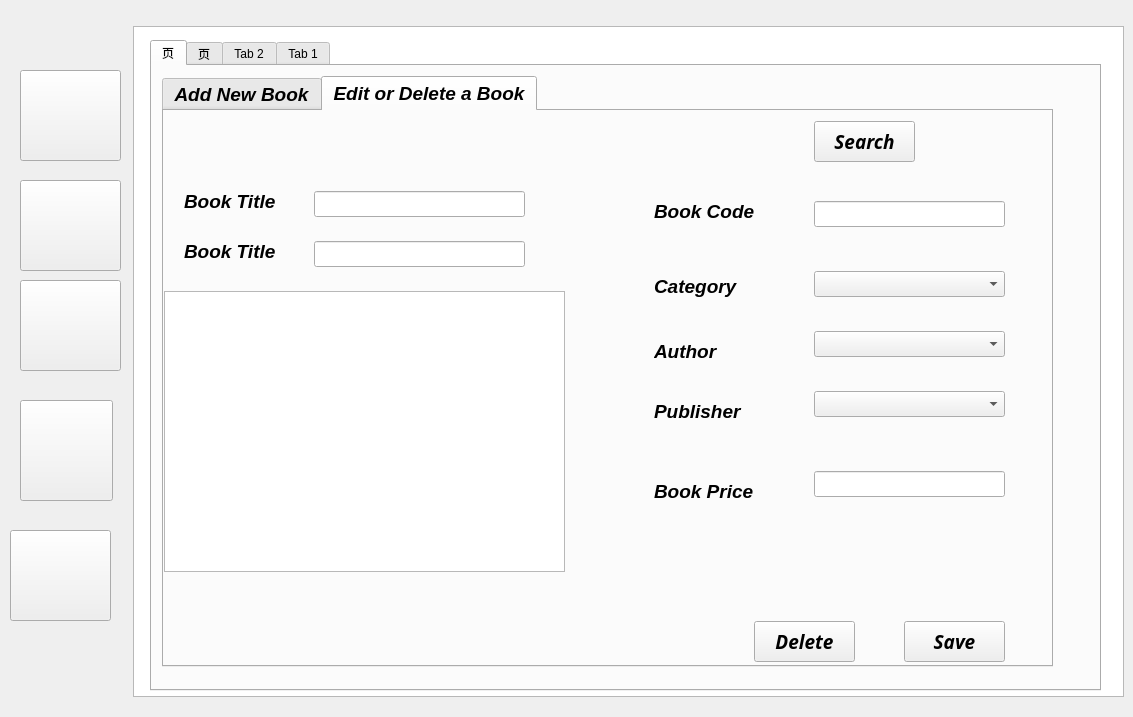
<?xml version="1.0" encoding="UTF-8"?>
<ui version="4.0">
 <class>library</class>
 <widget class="QWidget" name="library">
  <property name="geometry">
   <rect>
    <x>0</x>
    <y>0</y>
    <width>1133</width>
    <height>717</height>
   </rect>
  </property>
  <property name="windowTitle">
   <string>library</string>
  </property>
  <widget class="QPushButton" name="pushButton">
   <property name="geometry">
    <rect>
     <x>20</x>
     <y>70</y>
     <width>101</width>
     <height>91</height>
    </rect>
   </property>
   <property name="text">
    <string/>
   </property>
   <property name="icon">
    <iconset>
     <normaloff>../../../Downloads/tick.jpeg</normaloff>../../../Downloads/tick.jpeg</iconset>
   </property>
   <property name="iconSize">
    <size>
     <width>100</width>
     <height>100</height>
    </size>
   </property>
  </widget>
  <widget class="QPushButton" name="pushButton_2">
   <property name="geometry">
    <rect>
     <x>20</x>
     <y>180</y>
     <width>101</width>
     <height>91</height>
    </rect>
   </property>
   <property name="text">
    <string/>
   </property>
   <property name="icon">
    <iconset>
     <normaloff>../../../Downloads/books.jpeg</normaloff>../../../Downloads/books.jpeg</iconset>
   </property>
   <property name="iconSize">
    <size>
     <width>100</width>
     <height>100</height>
    </size>
   </property>
  </widget>
  <widget class="QPushButton" name="pushButton_3">
   <property name="geometry">
    <rect>
     <x>20</x>
     <y>280</y>
     <width>101</width>
     <height>91</height>
    </rect>
   </property>
   <property name="text">
    <string/>
   </property>
   <property name="icon">
    <iconset>
     <normaloff>../../../Downloads/users2.png</normaloff>../../../Downloads/users2.png</iconset>
   </property>
   <property name="iconSize">
    <size>
     <width>100</width>
     <height>100</height>
    </size>
   </property>
  </widget>
  <widget class="QPushButton" name="pushButton_5">
   <property name="geometry">
    <rect>
     <x>10</x>
     <y>530</y>
     <width>101</width>
     <height>91</height>
    </rect>
   </property>
   <property name="text">
    <string/>
   </property>
   <property name="icon">
    <iconset>
     <normaloff>../../../Downloads/fim.png</normaloff>../../../Downloads/fim.png</iconset>
   </property>
   <property name="iconSize">
    <size>
     <width>100</width>
     <height>100</height>
    </size>
   </property>
  </widget>
  <widget class="QPlainTextEdit" name="plainTextEdit">
   <property name="geometry">
    <rect>
     <x>133</x>
     <y>26</y>
     <width>991</width>
     <height>671</height>
    </rect>
   </property>
  </widget>
  <widget class="QTabWidget" name="tabWidget">
   <property name="geometry">
    <rect>
     <x>150</x>
     <y>40</y>
     <width>951</width>
     <height>651</height>
    </rect>
   </property>
   <property name="currentIndex">
    <number>0</number>
   </property>
   <widget class="QWidget" name="tab_3">
    <attribute name="title">
     <string>页</string>
    </attribute>
    <widget class="QTabWidget" name="Addnewbook">
     <property name="geometry">
      <rect>
       <x>10</x>
       <y>10</y>
       <width>891</width>
       <height>591</height>
      </rect>
     </property>
     <property name="font">
      <font>
       <pointsize>14</pointsize>
       <italic>true</italic>
       <bold>true</bold>
      </font>
     </property>
     <property name="currentIndex">
      <number>1</number>
     </property>
     <widget class="QWidget" name="tab_5">
      <attribute name="title">
       <string>Add New Book</string>
      </attribute>
      <widget class="QLineEdit" name="lineEdit_2">
       <property name="geometry">
        <rect>
         <x>170</x>
         <y>130</y>
         <width>211</width>
         <height>26</height>
        </rect>
       </property>
      </widget>
      <widget class="QLineEdit" name="lineEdit_3">
       <property name="geometry">
        <rect>
         <x>670</x>
         <y>110</y>
         <width>191</width>
         <height>26</height>
        </rect>
       </property>
      </widget>
      <widget class="QPlainTextEdit" name="plainTextEdit_2">
       <property name="geometry">
        <rect>
         <x>20</x>
         <y>200</y>
         <width>401</width>
         <height>281</height>
        </rect>
       </property>
       <property name="font">
        <font>
         <pointsize>14</pointsize>
         <italic>true</italic>
         <bold>true</bold>
        </font>
       </property>
      </widget>
      <widget class="QComboBox" name="comboBox_3">
       <property name="geometry">
        <rect>
         <x>670</x>
         <y>180</y>
         <width>191</width>
         <height>26</height>
        </rect>
       </property>
      </widget>
      <widget class="QComboBox" name="comboBox_4">
       <property name="geometry">
        <rect>
         <x>670</x>
         <y>240</y>
         <width>191</width>
         <height>26</height>
        </rect>
       </property>
      </widget>
      <widget class="QComboBox" name="comboBox_5">
       <property name="geometry">
        <rect>
         <x>670</x>
         <y>300</y>
         <width>191</width>
         <height>26</height>
        </rect>
       </property>
      </widget>
      <widget class="QLineEdit" name="lineEdit_4">
       <property name="geometry">
        <rect>
         <x>670</x>
         <y>380</y>
         <width>191</width>
         <height>26</height>
        </rect>
       </property>
      </widget>
      <widget class="QPushButton" name="pushButton_7">
       <property name="geometry">
        <rect>
         <x>470</x>
         <y>500</y>
         <width>101</width>
         <height>41</height>
        </rect>
       </property>
       <property name="font">
        <font>
         <family>Segoe UI Black</family>
         <pointsize>14</pointsize>
         <italic>true</italic>
         <bold>true</bold>
        </font>
       </property>
       <property name="text">
        <string>SAVE</string>
       </property>
      </widget>
      <widget class="QLabel" name="label_3">
       <property name="geometry">
        <rect>
         <x>40</x>
         <y>130</y>
         <width>111</width>
         <height>21</height>
        </rect>
       </property>
       <property name="font">
        <font>
         <pointsize>14</pointsize>
         <italic>true</italic>
         <bold>true</bold>
        </font>
       </property>
       <property name="text">
        <string>Book Title</string>
       </property>
      </widget>
      <widget class="QLabel" name="label_4">
       <property name="geometry">
        <rect>
         <x>510</x>
         <y>110</y>
         <width>141</width>
         <height>21</height>
        </rect>
       </property>
       <property name="font">
        <font>
         <pointsize>14</pointsize>
         <italic>true</italic>
         <bold>true</bold>
        </font>
       </property>
       <property name="text">
        <string>Book Code</string>
       </property>
      </widget>
      <widget class="QLabel" name="label_5">
       <property name="geometry">
        <rect>
         <x>510</x>
         <y>390</y>
         <width>131</width>
         <height>21</height>
        </rect>
       </property>
       <property name="font">
        <font>
         <pointsize>14</pointsize>
         <italic>true</italic>
         <bold>true</bold>
        </font>
       </property>
       <property name="text">
        <string>Book Price</string>
       </property>
      </widget>
      <widget class="QLabel" name="label_6">
       <property name="geometry">
        <rect>
         <x>510</x>
         <y>180</y>
         <width>141</width>
         <height>31</height>
        </rect>
       </property>
       <property name="font">
        <font>
         <pointsize>14</pointsize>
         <italic>true</italic>
         <bold>true</bold>
        </font>
       </property>
       <property name="text">
        <string>Category</string>
       </property>
      </widget>
      <widget class="QLabel" name="label_7">
       <property name="geometry">
        <rect>
         <x>510</x>
         <y>250</y>
         <width>141</width>
         <height>21</height>
        </rect>
       </property>
       <property name="font">
        <font>
         <pointsize>14</pointsize>
         <italic>true</italic>
         <bold>true</bold>
        </font>
       </property>
       <property name="text">
        <string>Author</string>
       </property>
      </widget>
      <widget class="QLabel" name="label_8">
       <property name="geometry">
        <rect>
         <x>510</x>
         <y>310</y>
         <width>141</width>
         <height>21</height>
        </rect>
       </property>
       <property name="font">
        <font>
         <pointsize>14</pointsize>
         <italic>true</italic>
         <bold>true</bold>
        </font>
       </property>
       <property name="text">
        <string>Publisher</string>
       </property>
      </widget>
     </widget>
     <widget class="QWidget" name="tab_6">
      <attribute name="title">
       <string>Edit or Delete a Book</string>
      </attribute>
      <widget class="QLabel" name="label_9">
       <property name="geometry">
        <rect>
         <x>490</x>
         <y>370</y>
         <width>131</width>
         <height>21</height>
        </rect>
       </property>
       <property name="font">
        <font>
         <pointsize>14</pointsize>
         <italic>true</italic>
         <bold>true</bold>
        </font>
       </property>
       <property name="text">
        <string>Book Price</string>
       </property>
      </widget>
      <widget class="QLabel" name="label_10">
       <property name="geometry">
        <rect>
         <x>490</x>
         <y>230</y>
         <width>141</width>
         <height>21</height>
        </rect>
       </property>
       <property name="font">
        <font>
         <pointsize>14</pointsize>
         <italic>true</italic>
         <bold>true</bold>
        </font>
       </property>
       <property name="text">
        <string>Author</string>
       </property>
      </widget>
      <widget class="QLabel" name="label_11">
       <property name="geometry">
        <rect>
         <x>490</x>
         <y>290</y>
         <width>141</width>
         <height>21</height>
        </rect>
       </property>
       <property name="font">
        <font>
         <pointsize>14</pointsize>
         <italic>true</italic>
         <bold>true</bold>
        </font>
       </property>
       <property name="text">
        <string>Publisher</string>
       </property>
      </widget>
      <widget class="QPlainTextEdit" name="plainTextEdit_3">
       <property name="geometry">
        <rect>
         <x>0</x>
         <y>180</y>
         <width>401</width>
         <height>281</height>
        </rect>
       </property>
       <property name="font">
        <font>
         <pointsize>14</pointsize>
         <italic>true</italic>
         <bold>true</bold>
        </font>
       </property>
      </widget>
      <widget class="QPushButton" name="pushButton_8">
       <property name="geometry">
        <rect>
         <x>740</x>
         <y>510</y>
         <width>101</width>
         <height>41</height>
        </rect>
       </property>
       <property name="font">
        <font>
         <family>Segoe UI Black</family>
         <pointsize>14</pointsize>
         <italic>true</italic>
         <bold>true</bold>
        </font>
       </property>
       <property name="text">
        <string>Save</string>
       </property>
      </widget>
      <widget class="QLabel" name="label_12">
       <property name="geometry">
        <rect>
         <x>490</x>
         <y>90</y>
         <width>141</width>
         <height>21</height>
        </rect>
       </property>
       <property name="font">
        <font>
         <pointsize>14</pointsize>
         <italic>true</italic>
         <bold>true</bold>
        </font>
       </property>
       <property name="text">
        <string>Book Code</string>
       </property>
      </widget>
      <widget class="QLineEdit" name="lineEdit_5">
       <property name="geometry">
        <rect>
         <x>150</x>
         <y>130</y>
         <width>211</width>
         <height>26</height>
        </rect>
       </property>
      </widget>
      <widget class="QComboBox" name="comboBox_6">
       <property name="geometry">
        <rect>
         <x>650</x>
         <y>160</y>
         <width>191</width>
         <height>26</height>
        </rect>
       </property>
      </widget>
      <widget class="QComboBox" name="comboBox_7">
       <property name="geometry">
        <rect>
         <x>650</x>
         <y>220</y>
         <width>191</width>
         <height>26</height>
        </rect>
       </property>
      </widget>
      <widget class="QComboBox" name="comboBox_8">
       <property name="geometry">
        <rect>
         <x>650</x>
         <y>280</y>
         <width>191</width>
         <height>26</height>
        </rect>
       </property>
      </widget>
      <widget class="QLineEdit" name="lineEdit_6">
       <property name="geometry">
        <rect>
         <x>650</x>
         <y>360</y>
         <width>191</width>
         <height>26</height>
        </rect>
       </property>
      </widget>
      <widget class="QLineEdit" name="lineEdit_7">
       <property name="geometry">
        <rect>
         <x>650</x>
         <y>90</y>
         <width>191</width>
         <height>26</height>
        </rect>
       </property>
      </widget>
      <widget class="QLabel" name="label_14">
       <property name="geometry">
        <rect>
         <x>490</x>
         <y>160</y>
         <width>141</width>
         <height>31</height>
        </rect>
       </property>
       <property name="font">
        <font>
         <pointsize>14</pointsize>
         <italic>true</italic>
         <bold>true</bold>
        </font>
       </property>
       <property name="text">
        <string>Category</string>
       </property>
      </widget>
      <widget class="QLabel" name="label_13">
       <property name="geometry">
        <rect>
         <x>20</x>
         <y>130</y>
         <width>111</width>
         <height>21</height>
        </rect>
       </property>
       <property name="font">
        <font>
         <pointsize>14</pointsize>
         <italic>true</italic>
         <bold>true</bold>
        </font>
       </property>
       <property name="text">
        <string>Book Title</string>
       </property>
      </widget>
      <widget class="QLabel" name="label_15">
       <property name="geometry">
        <rect>
         <x>20</x>
         <y>80</y>
         <width>111</width>
         <height>21</height>
        </rect>
       </property>
       <property name="font">
        <font>
         <pointsize>14</pointsize>
         <italic>true</italic>
         <bold>true</bold>
        </font>
       </property>
       <property name="text">
        <string>Book Title</string>
       </property>
      </widget>
      <widget class="QLineEdit" name="lineEdit_8">
       <property name="geometry">
        <rect>
         <x>150</x>
         <y>80</y>
         <width>211</width>
         <height>26</height>
        </rect>
       </property>
      </widget>
      <widget class="QPushButton" name="pushButton_10">
       <property name="geometry">
        <rect>
         <x>590</x>
         <y>510</y>
         <width>101</width>
         <height>41</height>
        </rect>
       </property>
       <property name="font">
        <font>
         <family>Segoe UI Black</family>
         <pointsize>14</pointsize>
         <italic>true</italic>
         <bold>true</bold>
        </font>
       </property>
       <property name="text">
        <string>Delete</string>
       </property>
      </widget>
      <widget class="QPushButton" name="pushButton_11">
       <property name="geometry">
        <rect>
         <x>650</x>
         <y>10</y>
         <width>101</width>
         <height>41</height>
        </rect>
       </property>
       <property name="font">
        <font>
         <family>Segoe UI Black</family>
         <pointsize>14</pointsize>
         <italic>true</italic>
         <bold>true</bold>
        </font>
       </property>
       <property name="text">
        <string>Search</string>
       </property>
      </widget>
     </widget>
    </widget>
   </widget>
   <widget class="QWidget" name="tab_4">
    <attribute name="title">
     <string>页</string>
    </attribute>
    <widget class="QPushButton" name="pushButton_6">
     <property name="geometry">
      <rect>
       <x>830</x>
       <y>140</y>
       <width>93</width>
       <height>29</height>
      </rect>
     </property>
     <property name="text">
      <string>ADD</string>
     </property>
    </widget>
    <widget class="QLineEdit" name="lineEdit">
     <property name="geometry">
      <rect>
       <x>10</x>
       <y>140</y>
       <width>271</width>
       <height>41</height>
      </rect>
     </property>
    </widget>
    <widget class="QComboBox" name="comboBox">
     <property name="geometry">
      <rect>
       <x>420</x>
       <y>140</y>
       <width>91</width>
       <height>26</height>
      </rect>
     </property>
     <item>
      <property name="text">
       <string>Rent</string>
      </property>
     </item>
     <item>
      <property name="text">
       <string>Retrieve</string>
      </property>
     </item>
    </widget>
    <widget class="QComboBox" name="comboBox_2">
     <property name="geometry">
      <rect>
       <x>630</x>
       <y>140</y>
       <width>80</width>
       <height>26</height>
      </rect>
     </property>
     <item>
      <property name="text">
       <string>1</string>
      </property>
     </item>
     <item>
      <property name="text">
       <string>2</string>
      </property>
     </item>
     <item>
      <property name="text">
       <string>3</string>
      </property>
     </item>
     <item>
      <property name="text">
       <string>4</string>
      </property>
     </item>
     <item>
      <property name="text">
       <string>5</string>
      </property>
     </item>
     <item>
      <property name="text">
       <string>6</string>
      </property>
     </item>
     <item>
      <property name="text">
       <string>7</string>
      </property>
     </item>
     <item>
      <property name="text">
       <string>8</string>
      </property>
     </item>
     <item>
      <property name="text">
       <string>9</string>
      </property>
     </item>
     <item>
      <property name="text">
       <string>10</string>
      </property>
     </item>
    </widget>
    <widget class="QLabel" name="label">
     <property name="geometry">
      <rect>
       <x>360</x>
       <y>140</y>
       <width>51</width>
       <height>31</height>
      </rect>
     </property>
     <property name="text">
      <string>&lt;html&gt;&lt;head/&gt;&lt;body&gt;&lt;p&gt;&lt;span style=&quot; font-size:11pt; font-weight:700;&quot;&gt;Type&lt;/span&gt;&lt;/p&gt;&lt;/body&gt;&lt;/html&gt;</string>
     </property>
    </widget>
    <widget class="QLabel" name="label_2">
     <property name="geometry">
      <rect>
       <x>570</x>
       <y>140</y>
       <width>51</width>
       <height>31</height>
      </rect>
     </property>
     <property name="text">
      <string>&lt;html&gt;&lt;head/&gt;&lt;body&gt;&lt;p&gt;&lt;span style=&quot; font-size:11pt; font-weight:700;&quot;&gt;Days&lt;/span&gt;&lt;/p&gt;&lt;/body&gt;&lt;/html&gt;</string>
     </property>
    </widget>
    <widget class="QTableWidget" name="tableWidget">
     <property name="geometry">
      <rect>
       <x>10</x>
       <y>241</y>
       <width>921</width>
       <height>361</height>
      </rect>
     </property>
     <property name="minimumSize">
      <size>
       <width>921</width>
       <height>0</height>
      </size>
     </property>
     <column>
      <property name="text">
       <string>Book Title</string>
      </property>
     </column>
     <column>
      <property name="text">
       <string>Book Code</string>
      </property>
     </column>
     <column>
      <property name="text">
       <string>Book Category</string>
      </property>
     </column>
     <column>
      <property name="text">
       <string>Book Publisher</string>
      </property>
     </column>
     <column>
      <property name="text">
       <string>Book Category</string>
      </property>
     </column>
     <column>
      <property name="text">
       <string>Book Price</string>
      </property>
     </column>
    </widget>
   </widget>
   <widget class="QWidget" name="tab_2">
    <attribute name="title">
     <string>Tab 2</string>
    </attribute>
   </widget>
   <widget class="QWidget" name="tab">
    <attribute name="title">
     <string>Tab 1</string>
    </attribute>
   </widget>
  </widget>
  <widget class="QPushButton" name="pushButton_4">
   <property name="geometry">
    <rect>
     <x>20</x>
     <y>400</y>
     <width>93</width>
     <height>101</height>
    </rect>
   </property>
   <property name="text">
    <string/>
   </property>
   <property name="icon">
    <iconset>
     <normaloff>../../../Downloads/settings1.png</normaloff>../../../Downloads/settings1.png</iconset>
   </property>
   <property name="iconSize">
    <size>
     <width>100</width>
     <height>100</height>
    </size>
   </property>
  </widget>
  <zorder>pushButton_5</zorder>
  <zorder>pushButton</zorder>
  <zorder>pushButton_2</zorder>
  <zorder>pushButton_3</zorder>
  <zorder>plainTextEdit</zorder>
  <zorder>tabWidget</zorder>
  <zorder>pushButton_4</zorder>
 </widget>
 <resources/>
 <connections/>
</ui>
